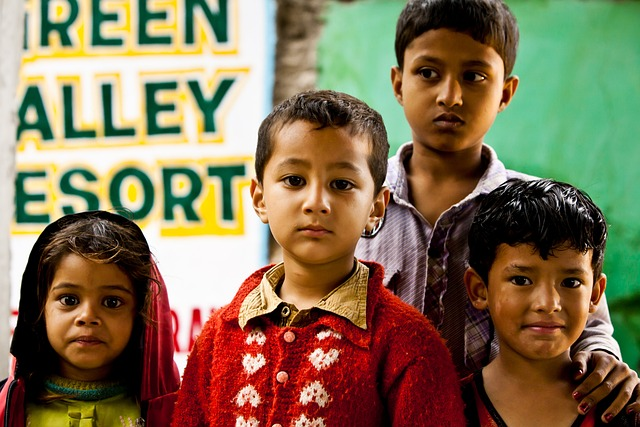
#> input picture 23. 사진에서 얼굴만 찾아 모자이크처리(open CV)/sample1.jpg, 640 x 427 px, found by its file name
$ python main24-1.py
#> lines starting #> are read from the running program, lines starting #| are printed output that depends on the picture
import cv2
import os
import numpy as np
from PIL import Image, ImageFilter

# 이미지 경로 설정
image_path = r'C:\Users\highk\pypy50\sample1.jpg'

# 이미지 파일이 존재하는지 확인
if not os.path.exists(image_path):
    print(f"이미지 파일이 존재하지 않습니다. 경로를 확인해 주세요: {image_path}")
else:
    # 이미지 로드
    image = cv2.imread(image_path)
#> image is the input picture: shape (427, 640, 3); mean B, G, R 85.2, 114.6, 131.2

    # 이미지가 제대로 로드되었는지 확인
    if image is None:
        print(f"이미지 파일을 열 수 없습니다. 경로를 확인해 주세요: {image_path}")
    else:
        print("이미지 파일이 성공적으로 로드되었습니다.")

        # OpenCV 이미지 형식을 PIL 이미지 형식으로 변환
        pil_image = Image.fromarray(cv2.cvtColor(image, cv2.COLOR_BGR2RGB))

        # 그림 효과 적용 (엣지 강조 필터 사용)
        sketch_image = pil_image.filter(ImageFilter.CONTOUR)
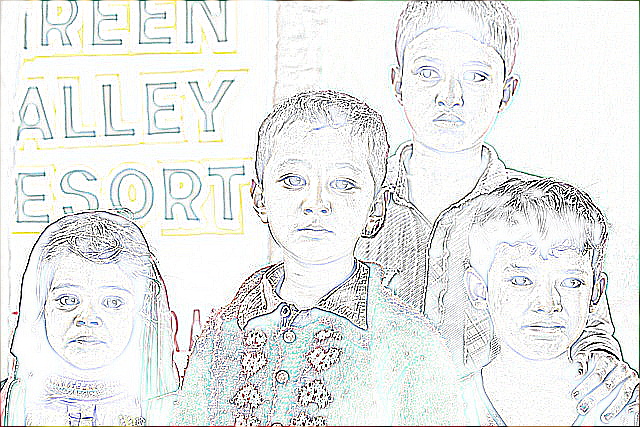
#> sketch_image: PIL image 640x427 RGB; mean R, G, B 232.7, 234.5, 233.4

        # 결과 이미지 창에 표시
        sketch_image.show()

        # 결과 이미지 저장
        sketch_image_path = os.path.join(os.path.dirname(image_path), 'sketch_sample1.jpg')
        sketch_image.save(sketch_image_path)
        print(f"그림 효과가 적용된 이미지가 저장되었습니다: {sketch_image_path}")

$ run again, with 32. 응용 로또 크롤링/lotto_number_counts.jpg copied over 23. 사진에서 얼굴만 찾아 모자이크처리(open CV)/sample1.jpg
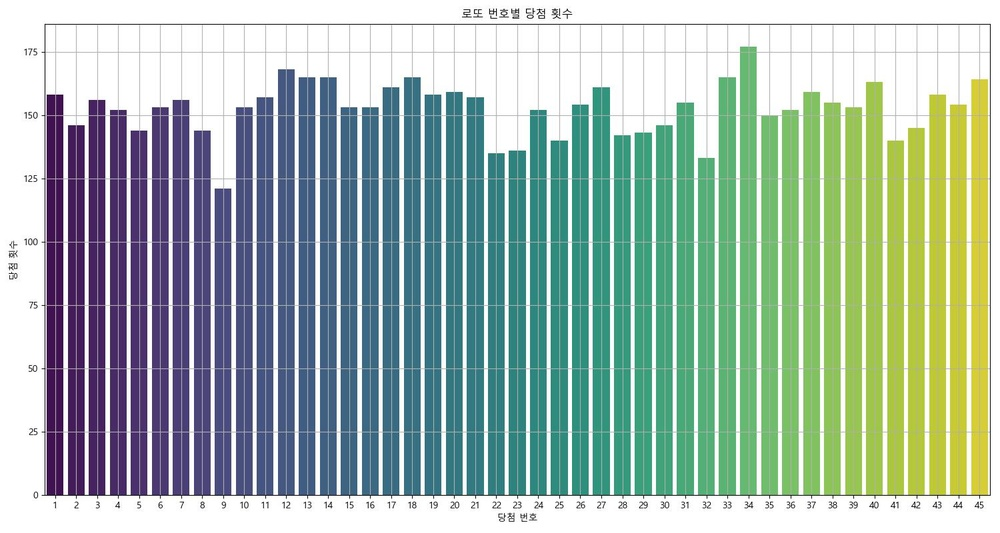
#> input picture 32. 응용 로또 크롤링/lotto_number_counts.jpg, 1000 x 533 px, shrunk from 1500 x 800 before the run, found by its file name
#> image is the input picture: shape (533, 1000, 3); mean B, G, R 173.6, 184.3, 162.8
#> `sketch_image = pil_image.filter(ImageFilter.CONTOUR)`:
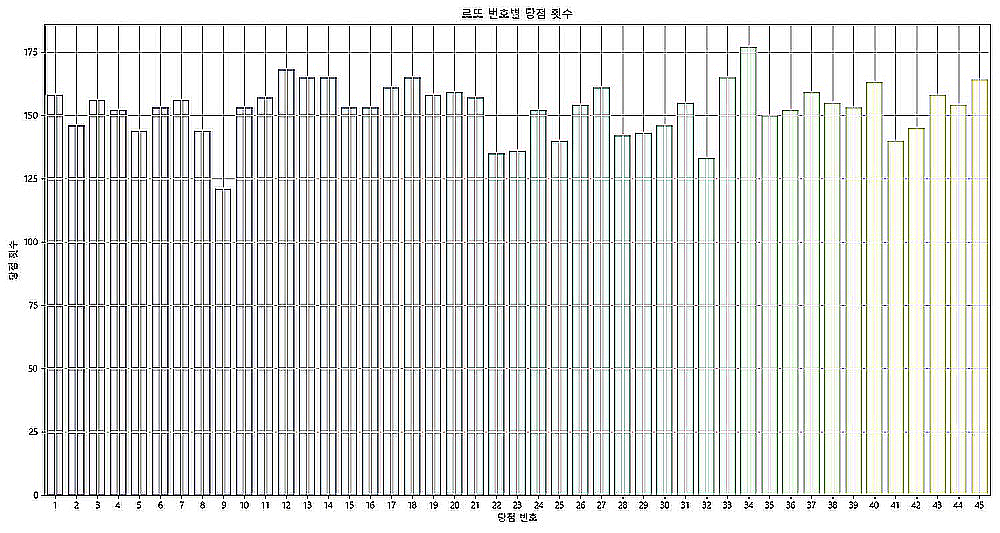
#> sketch_image: PIL image 1000x533 RGB; mean R, G, B 220.4, 222, 219.8
